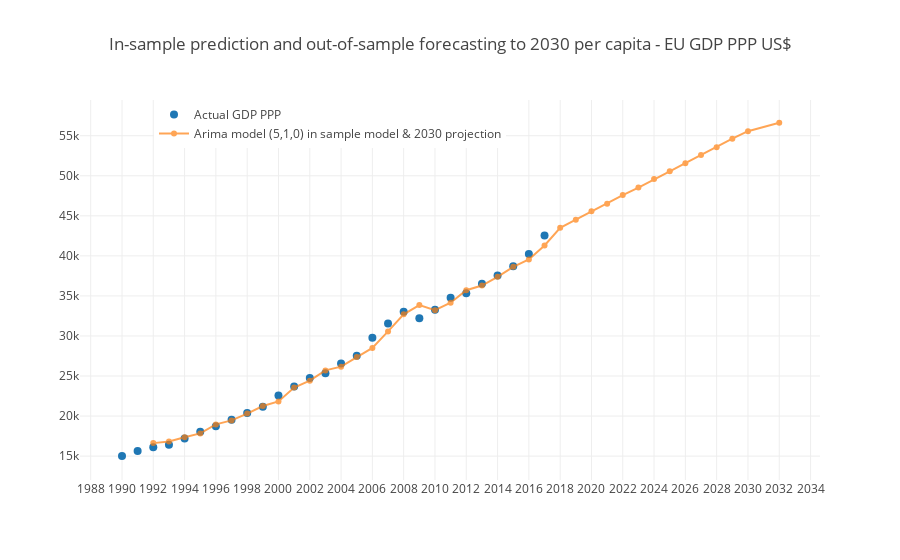

This figure's notebook cell:
### Code cell
# Prediction from 1990 to 2032
trace0 = go.Scatter(
    x = ts.index,
    y = ts['GDP per capita'],
    mode = 'markers',
    name = 'Actual GDP PPP',marker = dict(size=8))
trace1 = go.Scatter(
    x = forecast.iloc[2:].index,
    y = forecast.iloc[2:].projection,
    mode = 'lines+markers',
    name = 'Arima model (5,1,0) in sample model & 2030 projection',marker = dict(size=6),opacity = 0.7)


layout = go.Layout(title= 'In-sample prediction and out-of-sample forecasting to 2030 per capita - EU GDP PPP US$ ',
    xaxis = dict(ticks='', nticks=43),
    yaxis = dict(nticks=20), legend=dict(x=0.1, y=1))
data = [trace0, trace1]
fig =go.Figure(data=data, layout=layout)
iplot(fig, filename='scatter-mode')

### Figure 1 — Plotly figure (JSON) as saved in the notebook; plotly's stock layout.template omitted (floating-point values rounded to 4 significant figures)
{"data": [{"marker": {"size": 8}, "mode": "markers", "name": "Actual GDP PPP", "type": "scatter", "uid": "5c1cb017-9561-4060-9c26-d015935b3a4e", "x": ["1990-01-01", "1991-01-01", "1992-01-01", "1993-01-01", "1994-01-01", "1995-01-01", "1996-01-01", "1997-01-01", "1998-01-01", "1999-01-01", "2000-01-01", "2001-01-01", "2002-01-01", "2003-01-01", "2004-01-01", "2005-01-01", "2006-01-01", "2007-01-01", "2008-01-01", "2009-01-01", "2010-01-01", "2011-01-01", "2012-01-01", "2013-01-01", "2014-01-01", "2015-01-01", "2016-01-01", "2017-01-01"], "y": [15010.0, 15640.0, 16100.0, 16410.0, 17200.0, 18050.0, 18730.0, 19530.0, 20380.0, 21160.0, 22580.0, 23700.0, 24760.0, 25350.0, 26570.0, 27530.0, 29770.0, 31570.0, 33010.0, 32220.0, 33270.0, 34760.0, 35320.0, 36540.0, 37570.0, 38720.0, 40230.0, 42550.0]}, {"marker": {"size": 6}, "mode": "lines+markers", "name": "Arima model (5,1,0) in sample model & 2030 projection", "opacity": 0.7, "type": "scatter", "uid": "40bfe321-aa8a-4a1d-9668-e6faaa20c54b", "x": ["1992", "1993", "1994", "1995", "1996", "1997", "1998", "1999", "2000", "2001", "2002", "2003", "2004", "2005", "2006", "2007", "2008", "2009", "2010", "2011", "2012", "2013", "2014", "2015", "2016", "2017", "2018", "2019", "2020", "2021", "2022", "2023", "2024", "2025", "2026", "2027", "2028", "2029", "2030", "2032"], "y": [16620.0, 16820.0, 17360.0, 17830.0, 18960.0, 19460.0, 20310.0, 21250.0, 21820.0, 23560.0, 24420.0, 25700.0, 26170.0, 27390.0, 28500.0, 30570.0, 32700.0, 33860.0, 33220.0, 34150.0, 35710.0, 36300.0, 37380.0, 38630.0, 39540.0, 41310.0, 43510.0, 44530.0, 45570.0, 46510.0, 47590.0, 48520.0, 49590.0, 50560.0, 51570.0, 52600.0, 53550.0, 54630.0, 55560.0, 56620.0]}], "layout": {"legend": {"x": 0.1, "y": 1}, "title": {"text": "In-sample prediction and out-of-sample forecasting to 2030 per capita - EU GDP PPP US$ "}, "xaxis": {"nticks": 43, "ticks": ""}, "yaxis": {"nticks": 20}}}
